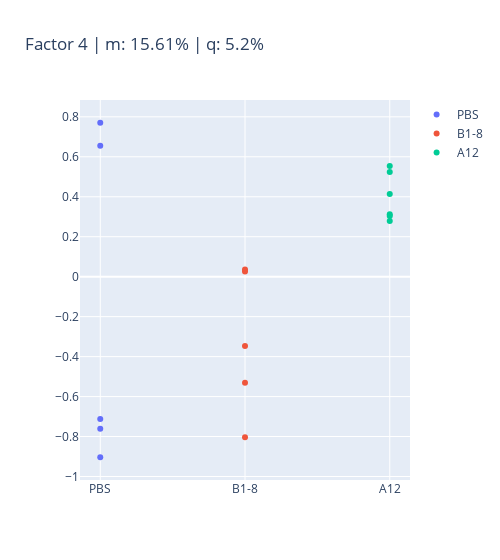

The cell this chart's notebook holds for it:
### Code cell
n = 3

fig = go.Figure()

for i in ['PBS', 'B1-8', 'A12']:#proj:
    fig.add_trace(go.Scatter(
        x = len(proj[i][n])*[i],
        y= proj[i][n],
        mode='markers', name=i
    ))


fig.update_layout(title=f'Factor {n+1} | m: {round(explVar["m"][n], 2)}% | q: {round(explVar["q"][n], 2)}%', width=500)
fig.show()

from scipy.stats import tukey_hsd
#n= 4

ph = {i:proj[i][n].values for i in ['PBS', 'B1-8', 'A12']}

print(ph.keys())
print(tukey_hsd(*list(ph.values())))

### Figure 1 — Plotly figure (JSON) as saved in the notebook; plotly's stock layout.template omitted (floating-point values rounded to 4 significant figures)
{"data": [{"mode": "markers", "name": "PBS", "type": "scatter", "x": ["PBS", "PBS", "PBS", "PBS", "PBS"], "y": [-0.7127, -0.9037, -0.7614, 0.7703, 0.6558]}, {"mode": "markers", "name": "B1-8", "type": "scatter", "x": ["B1-8", "B1-8", "B1-8", "B1-8", "B1-8"], "y": [0.02545, -0.5303, -0.3467, 0.03637, -0.8038]}, {"mode": "markers", "name": "A12", "type": "scatter", "x": ["A12", "A12", "A12", "A12", "A12", "A12"], "y": [0.3123, 0.5542, 0.3033, 0.5237, 0.4144, 0.2789]}], "layout": {"title": {"text": "Factor 4 | m: 15.61% | q: 5.2%"}, "width": 500}}
